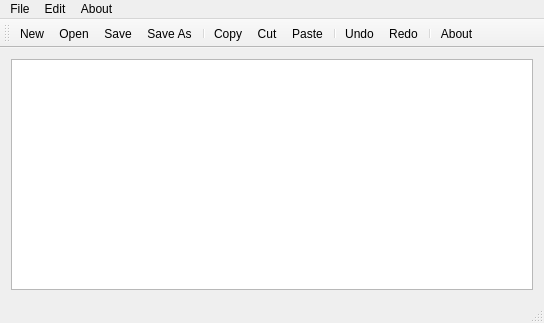
<?xml version="1.0" encoding="UTF-8"?>
<ui version="4.0">
 <class>MainWindow</class>
 <widget class="QMainWindow" name="MainWindow">
  <property name="geometry">
   <rect>
    <x>0</x>
    <y>0</y>
    <width>544</width>
    <height>323</height>
   </rect>
  </property>
  <property name="windowTitle">
   <string>MainWindow</string>
  </property>
  <widget class="QWidget" name="centralWidget">
   <layout class="QHBoxLayout" name="horizontalLayout">
    <item>
     <widget class="QTextEdit" name="textEdit"/>
    </item>
   </layout>
  </widget>
  <widget class="QToolBar" name="mainToolBar">
   <attribute name="toolBarArea">
    <enum>TopToolBarArea</enum>
   </attribute>
   <attribute name="toolBarBreak">
    <bool>false</bool>
   </attribute>
   <addaction name="actionNew"/>
   <addaction name="actionOpen"/>
   <addaction name="actionSave"/>
   <addaction name="actionSave_As"/>
   <addaction name="separator"/>
   <addaction name="actionCopy"/>
   <addaction name="actionCut"/>
   <addaction name="actionPaste"/>
   <addaction name="separator"/>
   <addaction name="actionUndo"/>
   <addaction name="actionReso"/>
   <addaction name="separator"/>
   <addaction name="actionAbout"/>
  </widget>
  <widget class="QStatusBar" name="statusBar"/>
  <widget class="QMenuBar" name="menuBar">
   <property name="geometry">
    <rect>
     <x>0</x>
     <y>0</y>
     <width>544</width>
     <height>21</height>
    </rect>
   </property>
   <widget class="QMenu" name="menuFile">
    <property name="title">
     <string>File</string>
    </property>
    <addaction name="actionNew"/>
    <addaction name="actionOpen"/>
    <addaction name="separator"/>
    <addaction name="actionSave"/>
    <addaction name="actionSave_As"/>
   </widget>
   <widget class="QMenu" name="menuEdit">
    <property name="title">
     <string>Edit</string>
    </property>
    <addaction name="actionCopy"/>
    <addaction name="actionCut"/>
    <addaction name="actionPaste"/>
    <addaction name="separator"/>
    <addaction name="actionUndo"/>
    <addaction name="actionReso"/>
   </widget>
   <widget class="QMenu" name="menuAbout">
    <property name="title">
     <string>About</string>
    </property>
    <addaction name="actionAbout"/>
   </widget>
   <addaction name="menuFile"/>
   <addaction name="menuEdit"/>
   <addaction name="menuAbout"/>
  </widget>
  <action name="actionNew">
   <property name="icon">
    <iconset resource="AppResources.qrc">
     <normaloff>:/Images/New.png</normaloff>:/Images/New.png</iconset>
   </property>
   <property name="text">
    <string>New</string>
   </property>
  </action>
  <action name="actionOpen">
   <property name="icon">
    <iconset resource="AppResources.qrc">
     <normaloff>:/Images/open_folder_yellow.png</normaloff>:/Images/open_folder_yellow.png</iconset>
   </property>
   <property name="text">
    <string>Open</string>
   </property>
  </action>
  <action name="actionSave">
   <property name="icon">
    <iconset resource="AppResources.qrc">
     <normaloff>:/Images/Save.png</normaloff>:/Images/Save.png</iconset>
   </property>
   <property name="text">
    <string>Save</string>
   </property>
  </action>
  <action name="actionSave_As">
   <property name="icon">
    <iconset resource="AppResources.qrc">
     <normaloff>:/Images/Save As.png</normaloff>:/Images/Save As.png</iconset>
   </property>
   <property name="text">
    <string>Save As</string>
   </property>
  </action>
  <action name="actionCopy">
   <property name="icon">
    <iconset resource="AppResources.qrc">
     <normaloff>:/Images/copy.png</normaloff>:/Images/copy.png</iconset>
   </property>
   <property name="text">
    <string>Copy</string>
   </property>
  </action>
  <action name="actionCut">
   <property name="icon">
    <iconset resource="AppResources.qrc">
     <normaloff>:/Images/cut.png</normaloff>:/Images/cut.png</iconset>
   </property>
   <property name="text">
    <string>Cut</string>
   </property>
  </action>
  <action name="actionUndo">
   <property name="icon">
    <iconset resource="AppResources.qrc">
     <normaloff>:/Images/undo.png</normaloff>:/Images/undo.png</iconset>
   </property>
   <property name="text">
    <string>Undo</string>
   </property>
  </action>
  <action name="actionReso">
   <property name="icon">
    <iconset resource="AppResources.qrc">
     <normaloff>:/Images/do.png</normaloff>:/Images/do.png</iconset>
   </property>
   <property name="text">
    <string>Redo</string>
   </property>
  </action>
  <action name="actionPaste">
   <property name="icon">
    <iconset resource="AppResources.qrc">
     <normaloff>:/Images/paste.png</normaloff>:/Images/paste.png</iconset>
   </property>
   <property name="text">
    <string>Paste</string>
   </property>
  </action>
  <action name="actionAbout">
   <property name="icon">
    <iconset resource="AppResources.qrc">
     <normaloff>:/Images/About.png</normaloff>:/Images/About.png</iconset>
   </property>
   <property name="text">
    <string>About</string>
   </property>
  </action>
 </widget>
 <layoutdefault spacing="6" margin="11"/>
 <resources>
  <include location="AppResources.qrc"/>
 </resources>
 <connections/>
</ui>
